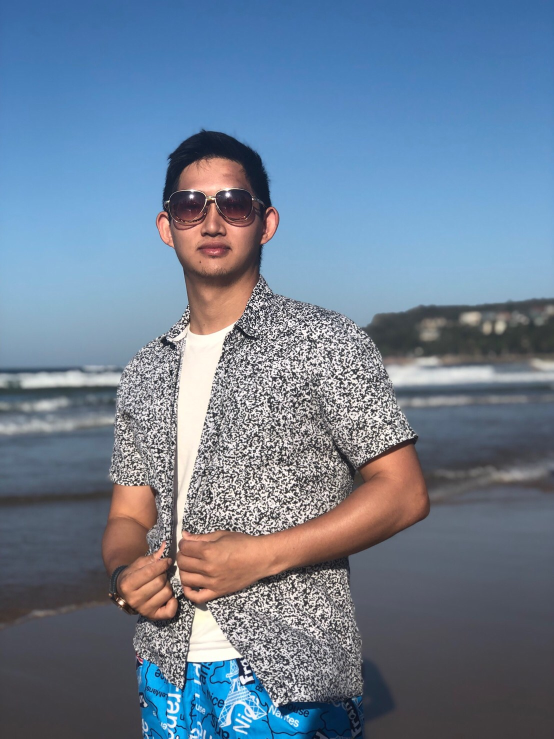
#> input picture Module1 CV Basic Technical/AUS.JPG, 1108 x 1478 px (shown at 1/2 size)
$ python 1_9_3_David_adaptive_thresholding.py --image ../AUS.JPG
#> lines starting #> are read from the running program, lines starting #| are printed output that depends on the picture; after the words box and inside, x2 and y2 are one past the last pixel; in counts of white or black regions, pixels touching at a corner belong together
# USAGE
# python David_1_9_3_adaptive_thresholding.py --image "../../data/license_plate.png"
# python 1_9_3_David_adaptive_thresholding.py --image "../../../CV-PyImageSearch Gurus Course/Dataset/data/a.jpg"

# 1.Preprocessing
    # 1.1 import the necessary packages
from skimage.filters import threshold_local
import argparse
import cv2

    # 1.2 construct the argument parser and parse the arguments
ap = argparse.ArgumentParser()
ap.add_argument("-i", "--image", required=True, help="Path to the image")
args = vars(ap.parse_args())

    # 1.3 load the image, convert it to grayscale, and blur it slightly
image = cv2.imread(args["image"])
#> image is the input picture: shape (1478, 1108, 3); mean B, G, R 147.6, 126.6, 109.1
image = cv2.resize(image,(400,600), interpolation = cv2.INTER_CUBIC)
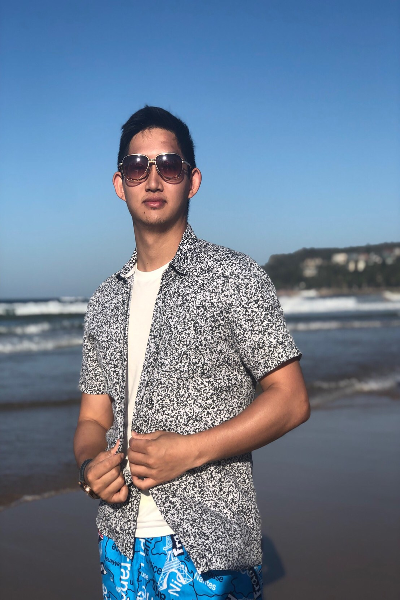
#> image: shape (600, 400, 3); mean B, G, R 147.6, 126.6, 109
image = cv2.cvtColor(image, cv2.COLOR_BGR2GRAY)
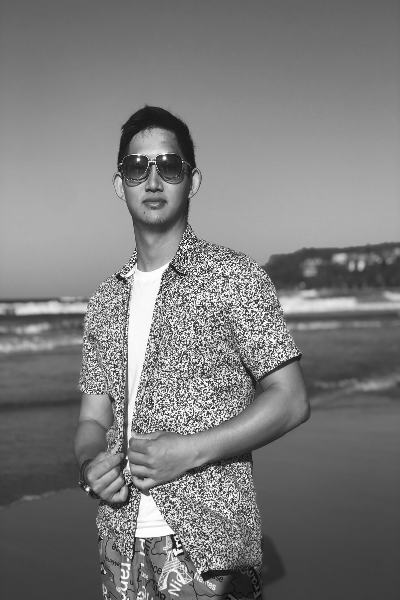
#> image: shape (600, 400); min 8, max 255, mean 123.7
blurred = cv2.GaussianBlur(image, (5, 5), 0)
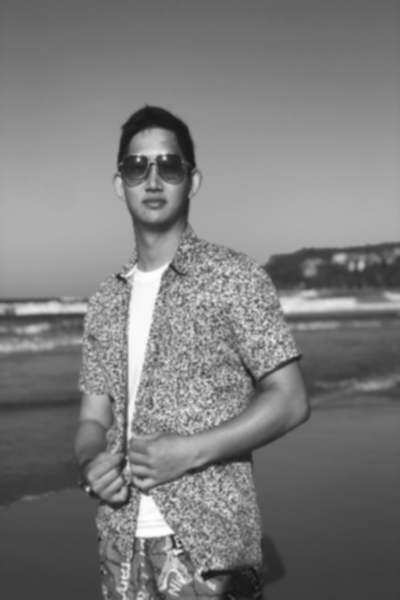
#> blurred: shape (600, 400); min 20, max 253, mean 123.8
blurred7 = cv2.GaussianBlur(image, (7, 7), 0)

cv2.imshow("Image", image)
cv2.imshow("blurred5", blurred)
cv2.imshow("blurred7", blurred7)

# instead of manually specifying the threshold value, we can use adaptive
# thresholding to examine neighborhoods of pixels and adaptively threshold
# each neighborhood -- in this example, we'll calculate the mean value
# of the neighborhood area of 25 pixels and threshold based on that value;
# finally, our constant C is subtracted from the mean calculation (in this
# case 15)
thresh = cv2.adaptiveThreshold(blurred, 255,
	cv2.ADAPTIVE_THRESH_MEAN_C, cv2.THRESH_BINARY_INV, 25, 15)
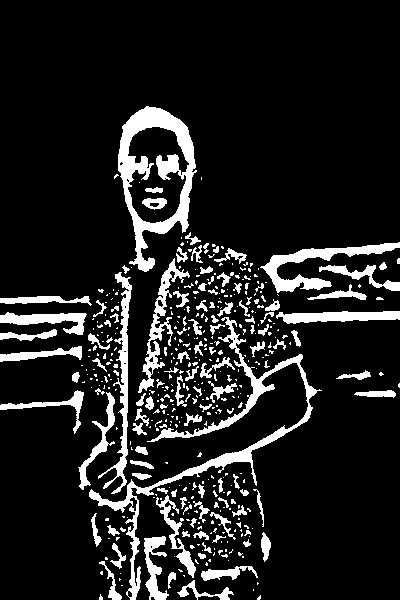
#> thresh: shape (600, 400); 12.5% white; 440 white regions (325 under 20 px), largest, box (x1, y1, x2, y2) and area: (118, 106, 197, 272) 4499, (89, 317, 322, 600) 4355, (260, 242, 400, 293) 1883
cv2.imshow("OpenCV Mean Thresh", thresh)

# personally, I prefer the scikit-image adaptive thresholding, it just
# feels a lot more "Pythonic"
T = threshold_local(blurred, 29, offset=5, method="gaussian")
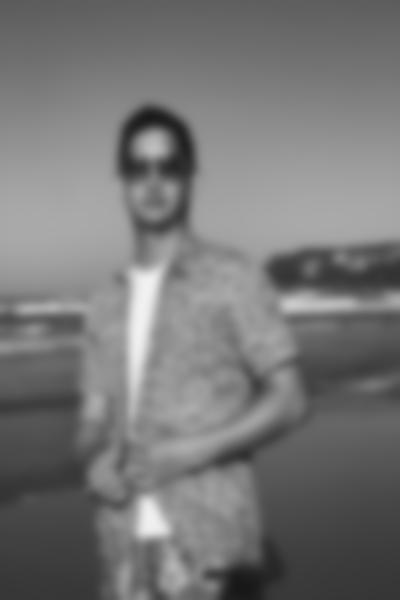
#> T: shape (600, 400) float64; min 24.05, max 241.6, mean 118.8
thresh = (blurred < T).astype("uint8") * 255
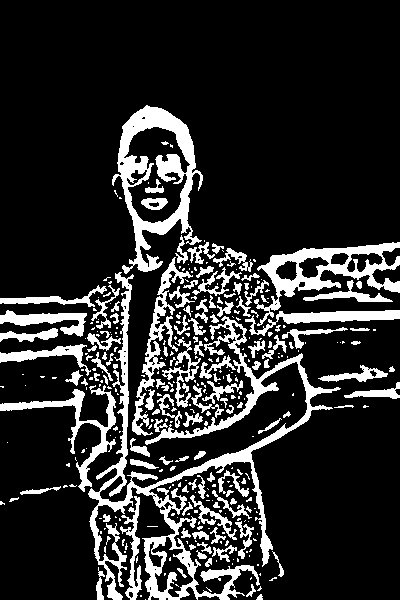
#> thresh: shape (600, 400); 16.9% white; 349 white regions (225 under 20 px), largest, box (x1, y1, x2, y2) and area: (88, 272, 341, 600) 10788, (112, 105, 203, 274) 5084, (254, 242, 400, 326) 3423
cv2.imshow("scikit-image Mean Thresh", thresh)
cv2.waitKey(0)
